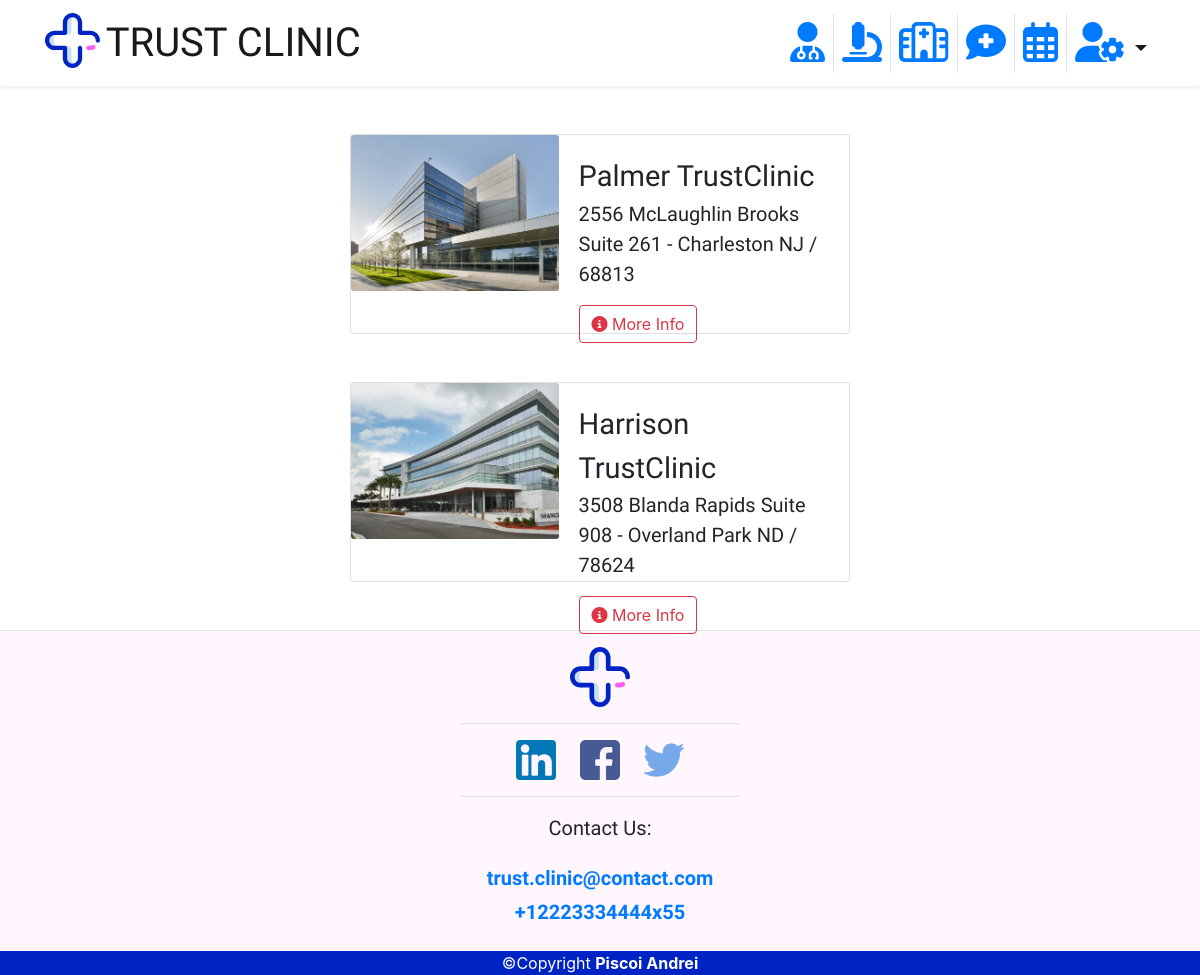
Page /client/clinics/ on the committed database.
### generic/models.py (models this page shows, shortened)
class Clinic(models.Model):
    name = models.CharField(max_length=255)
    description = models.CharField(max_length=255)
    address = models.CharField(max_length=255)
    picture = models.ImageField(help_text="1:1 aspect ratio required.",
                                default='static/images/default.png',
                                null=True, blank=True)
    phone = models.CharField(max_length=27,
                             validators=[phone_validator],
                             help_text="International format is preffered")
    start_time = models.CharField(max_length=31)
    end_time = models.CharField(max_length=31)
    extra_details = models.CharField(max_length=255,
                                     help_text="Relevant information abouct clinic's schedule")
    specializations = models.ManyToManyField(Specialization)

class FooterData(models.Model):
    class Meta:
        verbose_name = 'Footer Data'
        verbose_name_plural = 'Footer Data'
    phone = models.CharField(max_length=27,
                             validators=[phone_validator],
                             help_text="International format is preffered")
    creator_link = models.URLField(max_length=127)
    company_email = models.EmailField()

### client/views.py (the view)
# urls.py: path('clinics/', clinics, name='clinics'),
def clinics(request):
    _clinics = Clinic.objects.all()
    if _clinics:
        return TemplateResponse(request, 'client/clinics.html', {
            'clinics': _clinics,
        })
    else:
        raise Http404

### client/templates/client/clinics.html (shortened to what this page needs)
{% extends 'client/base.html' %}
{% block body %}
    <div class="container">
        {% for clinic in clinics %}
            {% if clinic.picture %}
                <div class="row my-5">
                    <div class="card mx-auto"
                         style="width: 500px; height:200px">
                        <div class="row no-gutters">
                            <div class="col-5">
                                <img class="card-img" src="{{ clinic.picture.url }}"
                                     alt="clinic-pic"
                                     style="max-height:200px">
                            </div>
                            <div class="col-7">
                                <div class="card-body">
                                    <span class="card-title txt-lg">
                                        {{ clinic.name }}
                                    </span>
                                    <p class="card-text txt-md">
                                        {{ clinic.address }}
                                    </p>
                                    <a href="{% url 'client:clinic_detail' clinic.id %}"
                                       class="btn btn-outline-danger">
                                        <i class="fas fa-info-circle"></i>
                                        More Info
                                    </a>
                                </div>
                            </div>
                        </div>
                    </div>
                </div>
            {% endif %}
        {% endfor %}
    </div>
{% endblock %}

### client/templates/client/base.html (shortened to what this page needs)
<!doctype html>
<html lang="en">
<head>
    {% load static %}
    <link rel="stylesheet" href="{% static 'css/main.css' %}">
    {% include 'header_links.html' %}
</head>
<body>
    {% include 'client_navbar.html' %}
    {% block body %}
    {% endblock %}
{% include 'footer.html' %}
</body>
</html>

### templates/header_links.html (shortened to what this page needs)
<link rel="stylesheet"
      href="https://cdn.jsdelivr.net/npm/bootstrap@4.5.3/dist/css/bootstrap.min.css"
>
{% load static %}

### templates/client_navbar.html (shortened to what this page needs)
{% load static %}
<nav class="navbar navbar-expand-lg navbar-light bg-white shadow-sm"
     style="z-index: 10;">
    <div class="container">
        <a class="navbar-brand" href="{% url 'client:dashboard' %}">
            <img src="{% static 'images/LOGO.svg' %}" width="55" height="55"
                 class="d-inline-block align-top"
                 alt="" loading="lazy">
            <span class="logo-text">
         <span class="hover-blue">TRUST CLINIC</span>
      </span>
        </a>
        <div class="collapse navbar-collapse txt-md" id="navbarNavAltMarkup">
            <div class="navbar-nav ml-auto">
                <a class="nav-link active border-right"
                   href="{% url 'client:doctors' %}"
                   title="Our Doctors">
                    <i class="fas fa-user-md fa-2x text-primary"></i>
                </a>
                <a class="nav-link active border-right"
                   href="{% url 'client:specializations' %}"
                   title="Specializations">
                    <i class="fas fa-microscope fa-2x text-primary"></i>
                </a>
                <a class="nav-link active border-right"
                   href="{% url 'client:clinics' %}"
                   title="Our Clinics">
                    <i class="far fa-hospital fa-2x text-primary"></i>
                </a>
                <a class="nav-link active border-right"
                   href="{% url 'chat:client_session' %}"
                   title="Chat Support">
                    <i class="fas fa-comment-medical fa-2x text-primary"></i>
                </a>
                <a class="nav-link active border-right"
                   href=""
                   title="Appointments">
                    <i class="far fa-calendar-alt fa-2x text-primary"></i>
                </a>
                <div class="nav-item dropdown">
                    <a class="nav-link dropdown-toggle active"
                       href="#"
                       id="navbarDropdownMenuLink" role="button"
                       data-toggle="dropdown" aria-haspopup="true"
                       aria-expanded="false"
                       title="My Account">
                        <i class="fas fa-user-cog fa-2x text-primary"></i>
                    </a>
                </div>
            </div>
        </div>
    </div>
</nav>

### templates/footer.html
{% load static %}
<div class="border-top" style="z-index: 5; background-color:#fff6fe">
    <div class="container pt-3 pb-5">
        <div class="row">
            <div class="col-12">
                <div class="d-flex justify-content-center">
                    <a href="{% url '_redirect' %}">
                        <img src="{% static 'images/LOGO.svg' %}"
                             style="height: 60px; width: 60px;" alt="LOGO">
                    </a>
                </div>
            </div>
        </div>
        <hr class="w-25">
        <div class="row mt-3">
            <div class="col-12">
                <div class="d-flex justify-content-center">
                    <a href="https://www.linkedin.com/" target="_blank">
                        <img src="{% static 'images/linkedin.png' %}"
                             class="img-fluid mr-4"
                             style="max-height: 40px;" alt="linkedin">
                    </a>
                    <a href="https://www.facebook.com/" target="_blank">
                        <img src="{% static 'images/facebook.png' %}"
                             class="img-fluid"
                             style="max-height: 40px;" alt="facebook">
                    </a>
                    <a href="https://twitter.com/" target="_blank">
                        <img src="{% static 'images/twitter.png' %}"
                             class="img-fluid ml-4"
                             style="max-height: 40px;" alt="twitter">
                    </a>
                </div>
            </div>
        </div>
        <hr class="w-25">
        <div class="row mt-3">
            <div class="col-12">
                <div class="d-flex justify-content-center text-center">
                    <p class="txt-md">Contact Us:</p>
                </div>
            </div>
        </div>
        <div class="row mt-1">
            <div class="col-12">
                <div class="d-flex justify-content-center text-center">
                    <a href="mailto:{{ company_email }}">
                        <span class="txt-md font-weight-bold">{{ company_email }}</span>
                    </a>
                </div>
            </div>
        </div>
        <div class="row mt-1">
            <div class="col-12">
                <div class="d-flex justify-content-center text-center">
                    <a href="tel:{{ main_phone }}">
                        <span class="txt-md font-weight-bold">{{ main_phone }}</span>
                    </a>
                </div>
            </div>
        </div>
    </div>
</div>
{% include 'copyright.html' %}

### templates/copyright.html
<div style="position: fixed; bottom:0; width: 100%; z-index:1000;">
    <div class="text-center text-white bg-blue"
         style="z-index:100;  background-color: #0023c4">
        &#169Copyright
        <a href="{{ creator_link }}" target="_blank">
            <span class="font-weight-bold text-white">Piscoi Andrei</span>
        </a>
    </div>
</div>

### static/css/main.css (style rules this page uses)
.bg-blue { background-color: #0023c4; }
.txt-md { font-family: "Source Sans Pro", sans-serif; font-size: 16px; }
.txt-lg { font-family: "Source Sans Pro", sans-serif; font-size: 22px; }
.logo-text { font-family: "Comfortaa", cursive; font-size: 40px; }
@media (min-width: 576px) { .txt-md { font-size: 16px; } }
@media (min-width: 576px) { .txt-lg { font-size: 23px; } }
@media (min-width: 768px) { .txt-md { font-size: 17px; } }
@media (min-width: 768px) { .txt-lg { font-size: 24px; } }
@media (min-width: 992px) { .txt-md { font-size: 18px; } }
@media (min-width: 992px) { .txt-lg { font-size: 25px; } }
@media (min-width: 1200px) { .txt-md { font-size: 20px; } }
@media (min-width: 1200px) { .txt-lg { font-size: 29px; } }

### rows in the picture
Clinic: picture (picture), name "Palmer TrustClinic", address "2556 McLaughlin Brooks Suite 261 - Charleston NJ / 68813"
Clinic: picture (picture), name "Harrison TrustClinic", address "3508 Blanda Rapids Suite 908 - Overland Park ND / 78624"
FooterData: company_email "trust.clinic@contact.com", phone "+12223334444x55"
